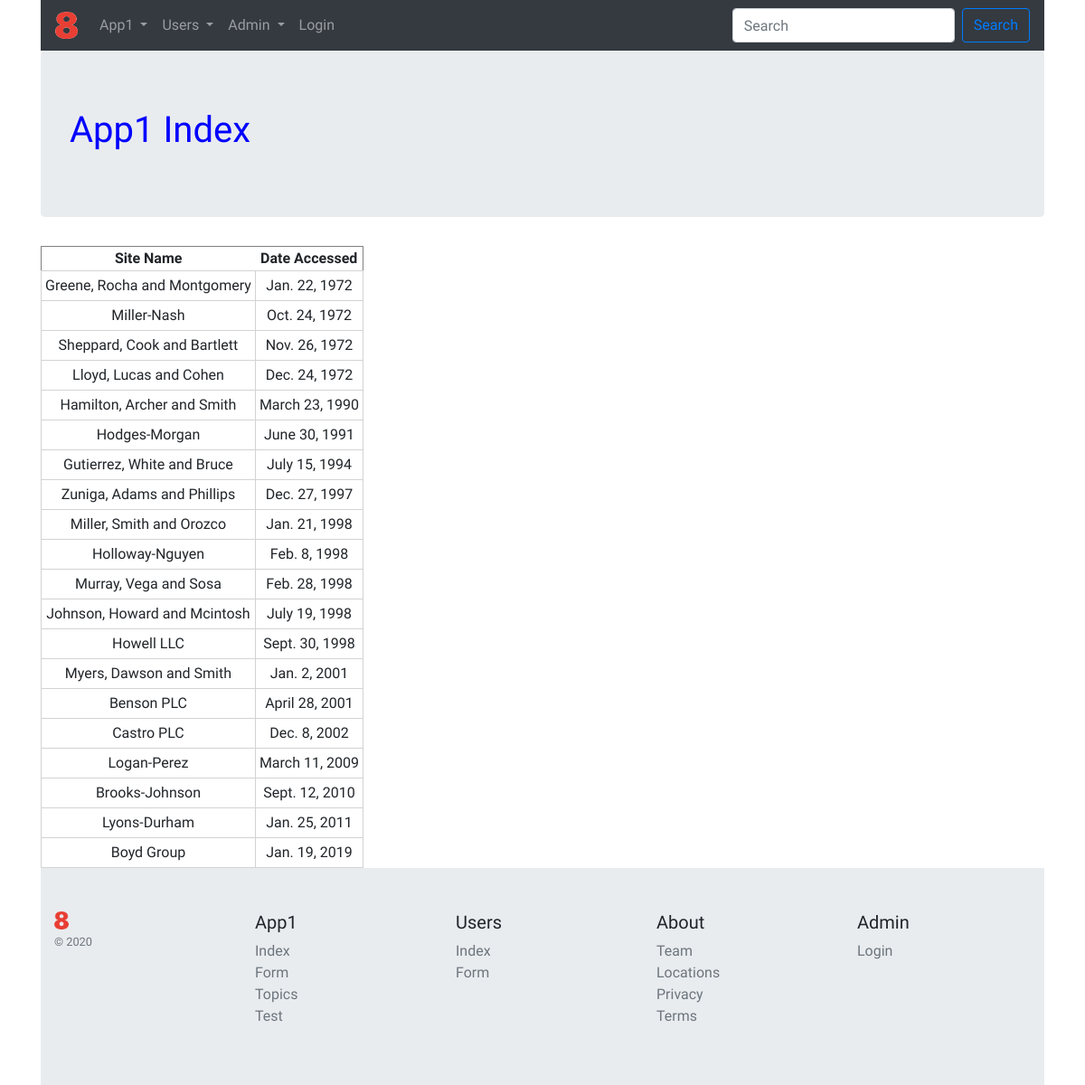
Screenshot of /app1/ with the database file from the repository.
### app1/models.py (models this page shows, shortened)
class AccessRecord(models.Model):
  name = models.ForeignKey(Webpage, on_delete=models.CASCADE)
  date = models.DateField()

class Webpage(models.Model):
  topic = models.ForeignKey(Topic, on_delete=models.CASCADE)
  name = models.CharField(max_length=264, unique=True)
  url = models.URLField(unique=True)
  def __str__(self):
    return self.name

### app1/views.py (the view)
# urls.py: path('app1/', views.index, name='index'),
def index(request):
  wp_list = AccessRecord.objects.order_by('date')
  date_dict = {'access_records':wp_list}
  return render(request, 'app1/index.html', context=date_dict)

### templates/app1/index.html (shortened to what this page needs)
<!DOCTYPE html>
{% extends 'base.html' %}
{% load static %}
{% block body_block %}
  <div class="jumbotron">
    <h1>App1 Index</h1>
  </div>
  <div class="Table-Records">
    {% if access_records %}
      <table>
        <thead>
          <th>Site Name</th>
          <th>Date Accessed</th>
        </thead>
        <tbody>
        {% for acc in access_records %}
        <tr>
          <td>{{ acc.name }}</td>
          <td>{{ acc.date }}</td>
        </tr>
        {% endfor %}
        </tbody>
      </table>
    {% else %}
      <p>No Data</p>
    {% endif %}
  </div>
{% endblock %}

### static/css/main.css (style rules this page uses)
html, body { font-family: 'Ubuntu', sans-serif !important; }
h1 { color: blue; }
table { border: 1px solid grey; }
th { font-weight: bold; }
td { padding: 4px; border: 1px solid lightgray; }
.Table-Records { text-align: center; margin: 0 auto; }

### rows the page displays
AccessRecord: name "Greene, Rocha and Montgomery", date "Jan. 22, 1972"
AccessRecord: name "Miller-Nash", date "Oct. 24, 1972"
AccessRecord: name "Sheppard, Cook and Bartlett", date "Nov. 26, 1972"
AccessRecord: name "Lloyd, Lucas and Cohen", date "Dec. 24, 1972"
AccessRecord: name "Hamilton, Archer and Smith", date "March 23, 1990"
AccessRecord: name "Hodges-Morgan", date "June 30, 1991"
AccessRecord: name "Gutierrez, White and Bruce", date "July 15, 1994"
AccessRecord: name "Zuniga, Adams and Phillips", date "Dec. 27, 1997"
AccessRecord: name "Miller, Smith and Orozco", date "Jan. 21, 1998"
AccessRecord: name "Holloway-Nguyen", date "Feb. 8, 1998"
AccessRecord: name "Murray, Vega and Sosa", date "Feb. 28, 1998"
AccessRecord: name "Johnson, Howard and Mcintosh", date "July 19, 1998"
AccessRecord: name "Howell LLC", date "Sept. 30, 1998"
AccessRecord: name "Myers, Dawson and Smith", date "Jan. 2, 2001"
AccessRecord: name "Benson PLC", date "April 28, 2001"
AccessRecord: name "Castro PLC", date "Dec. 8, 2002"
AccessRecord: name "Logan-Perez", date "March 11, 2009"
AccessRecord: name "Brooks-Johnson", date "Sept. 12, 2010"
AccessRecord: name "Lyons-Durham", date "Jan. 25, 2011"
AccessRecord: name "Boyd Group", date "Jan. 19, 2019"
